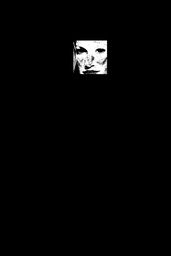
#> input picture face/skin_detection/examples/Gisele_Bundchen2._RGB.jpg, 171 x 256 px, shrunk from 1200 x 1800 before the run
$ python crop_and_merge2.py ../../face/skin_detection/examples/Gisele_Bundchen2._RGB.jpg   (Python 2 division)
#> lines starting #> are read from the running program, lines starting #| are printed output that depends on the picture
# this program can crop only character convexhull position.

import sys

from PIL import Image, ImageOps
import cv2
import numpy as np

args = sys.argv

img = cv2.imread(args[1])
#> img is the input picture: shape (256, 171, 3); min 0, max 255, mean 4.7

#ret,thresh = cv2.threshold(img,127,255,0)
#contours,hierarchy = cv2.findContours(thresh, 1, 2)
#print(contours[0])

base_color = img[0][0]
#> base_color = [0, 0, 0]
print(base_color)
#| [0 0 0]
height, width, channels = img.shape
#> height = 256; width = 171; channels = 3
print img.shape
#| (256, 171, 3)
center_x = center_y = point_count = 0
for y in range(height):
    for x in range(width):
        if np.sum(np.abs(base_color - img[y][x])) > 2:
            center_x += x
            center_y += y
            point_count += 1
#> after the loop, center_x = 134355; center_y = 84060; point_count = 1486
center_x = center_x/point_count
#> center_x = 90
center_y = center_y/point_count
#> center_y = 56

dst_img = np.ones((height, width, channels), np.uint8)
for y in range(height):
    for x in range(width):
        dst_img[y][x] = base_color
#> dst_img: shape (256, 171, 3); every value is 0

ite_num = 10

while ite_num:
    ite_num -= 1
    ry = np.random.randint(height)
    rx = np.random.randint(width)
    for y in range(height):
        for x in range(width):
            tx = rx - (center_x - x)
            ty = ry - (center_y - y)
            if np.sum(np.abs(base_color-img[y][x])) > 30 and (tx >= 0) and (tx < width) and (ty >= 0) and (ty < height):
                dst_img[ty][tx] = img[y][x]
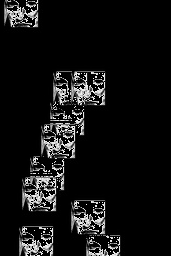
#> dst_img: shape (256, 171, 3); min 0, max 245, mean 18.9
#> after the loop, ite_num = 0

#for i in range(200):
#    print img[0+i][401]
#    img[0+i][401] = np.array([0, 0, 255])
cv2.imwrite("result.png", dst_img)
#cv2.imshow("result", dst_img)
cv2.waitKey(0)
